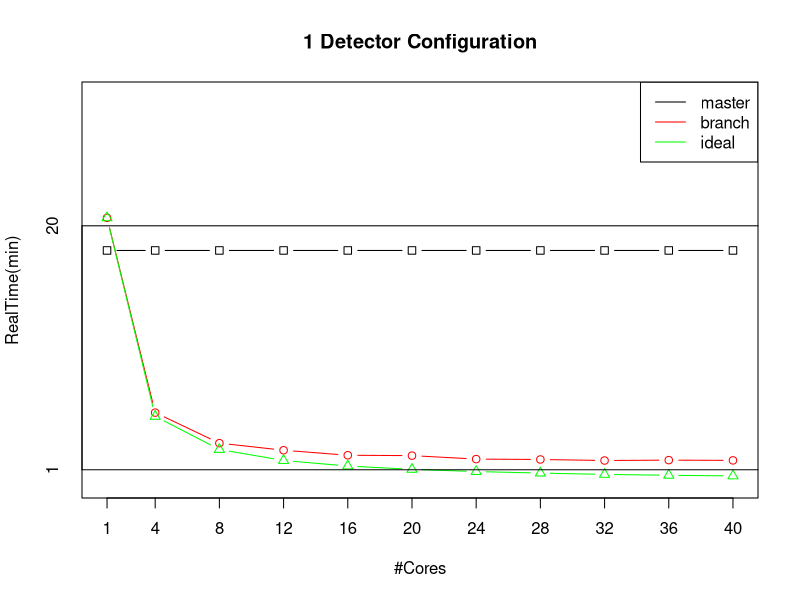
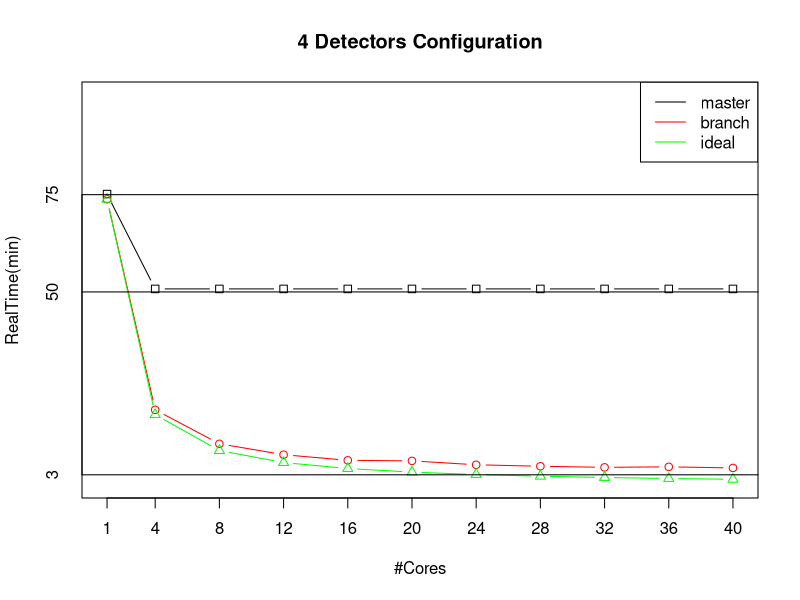
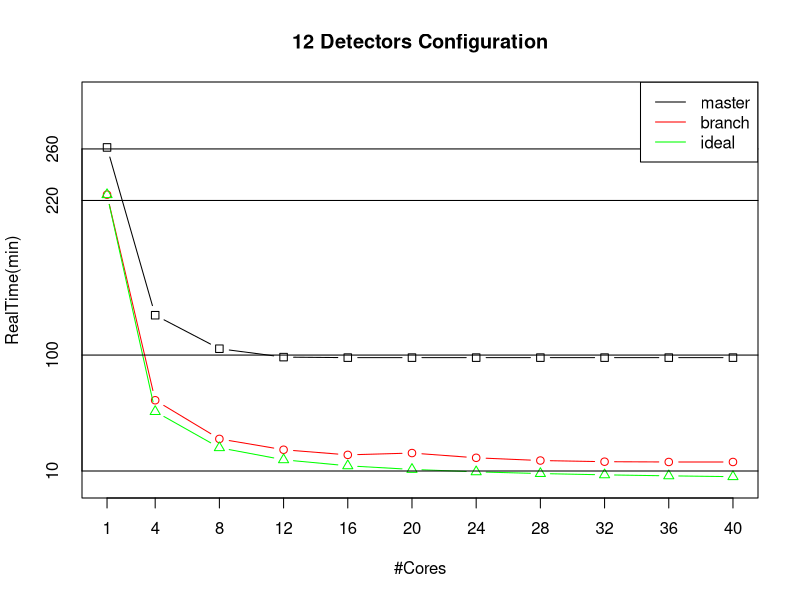

R code for these plots, in order:
#####################################################################################
##### 1 detector
x      = c(     1,      4,     8,     12,     16,    20,    24,    28,      32,      36,      40)
y      = c(18.08,   18.08, 18.08,  18.08,  18.08, 18.08, 18.08, 18.08,   18.08,   18.08,   18.08)
y1     = c(20.62,    5.45,  3.07,   2.52,   2.13,   2.1,  1.83,   1.8,    1.72,    1.75,    1.73)
optimal= c(20.62,    5.16,  2.58,   1.72,   1.29,  1.03,  0.86,  0.74,    0.64,    0.57,    0.52)
ticks<-c(1, 20)

png(filename='~/1detectors_new.png', width = 800, height = 400)
plot(x, y, type='b',pch=0,  axes= FALSE, col='black', xlab  = "#Cores", ylab="RealTime(min)", xlim=c(1, 40), ylim=c(0,30))
lines(x, y1, col='red', type='b', pch = 1)
lines(x, optimal, col='green', type = 'b', pch = 2)
axis(side=1, at=x)
axis(side=2, at=ticks, labels=ticks, tck=1)
title('1 Detector Configuration')
legend("topright", 0, legend=c('master', 'branch', 'ideal'), col=c("black", "red", "green"), lty=1)
box()
dev.off()



###################################################################################
#### 4 detectors
x      = c(     1,      4,       8,      12,     16,       20,      24,      28,     32,     36,       40)
y      = c(75.15,   50.78,   50.78,   50.78,  50.78,    50.78,   50.78,   50.78,  50.78,  50.78,    50.78)
y1     = c(73.83,    19.7,   10.97,    8.17,   6.72,     6.58,    5.58,     5.2,   4.92,   5.05,     4.77)
optimal= c(73.83,   18.46,    9.23,    6.15,   4.61,     3.69,    3.08,    2.64,   2.31,   2.05,     1.85)
ticks<-c(3, 50, 75)

png(filename='~/4detectors_new.png', width = 800, height = 400)
plot(x, y, type='b',pch=0,  axes= FALSE, col='black', xlab  = "#Cores", ylab="RealTime(min)", xlim=c(1, 40), ylim=c(1,100))
lines(x, y1, col='red', type='b', pch = 1)
lines(x, optimal, col='green', type = 'b', pch = 2)
axis(side=1, at=x)
axis(side=2, at=ticks, labels=ticks, tck=1)
title('4 Detectors Configuration')
legend("topright", 0, legend=c('master', 'branch', 'ideal'), col=c("black", "red", "green"), lty=1)
box()
dev.off()

################################################################################33
##### 12 detectors
x      = c(      1,      4,       8,      12,     16,      20,    24,    28,    32,    36,   40)
y      = c(261.167, 130.93,  104.92,    98.4,     98,      98,    98,    98,    98,    98,   98)
y1     = c(224.5,    64.92,   34.92,    26.5,  22.52,   23.93, 20.25, 18.13, 17.22,    17,   17)
optimal= c(224.5,   56.125, 28.0625,  18.708,  14.03,  11.225,  9.35, 8.017,  7.02,  6.24,  5.6)
ticks<-c(10, 100, 220, 260)

png(filename='~/12detectors_new.png', width = 800, height = 400)
plot(x, y, type='b',pch=0,  axes= FALSE, col='black', xlab  = "#Cores", ylab="RealTime(min)", xlim=c(1, 40), ylim=c(1,300))
lines(x, y1, col='red', type='b', pch = 1)
lines(x, optimal, col='green', type = 'b', pch = 2)
axis(side=1, at=x)
axis(side=2, at=ticks, labels=ticks, tck=1)
title('12 Detectors Configuration')
legend("topright", 0, legend=c('master', 'branch', 'ideal'), col=c("black", "red", "green"), lty=1)
box()
dev.off()
